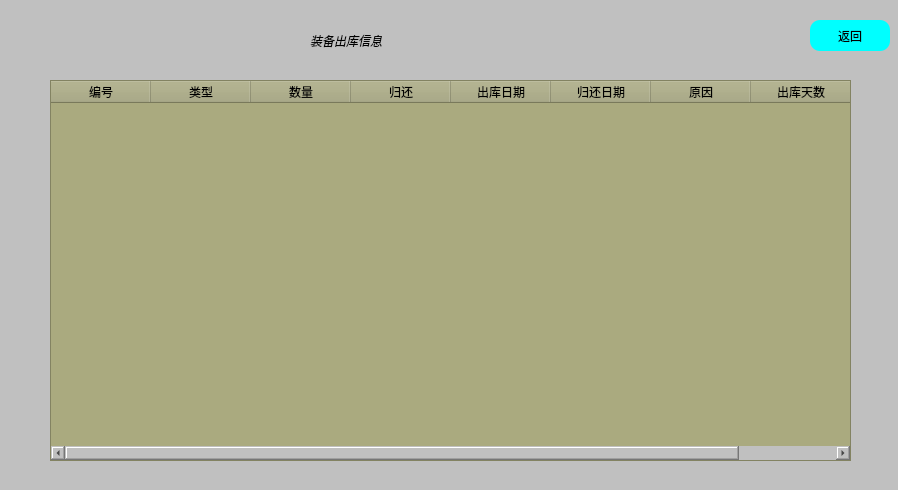
<?xml version="1.0" encoding="UTF-8"?>
<ui version="4.0">
 <class>equipmentoutboundInterface</class>
 <widget class="QDialog" name="equipmentoutboundInterface">
  <property name="geometry">
   <rect>
    <x>0</x>
    <y>0</y>
    <width>898</width>
    <height>490</height>
   </rect>
  </property>
  <property name="windowTitle">
   <string>Dialog</string>
  </property>
  <property name="styleSheet">
   <string notr="true">background-color: rgb(192, 192, 192);</string>
  </property>
  <widget class="QTableWidget" name="tableWidget">
   <property name="geometry">
    <rect>
     <x>50</x>
     <y>80</y>
     <width>801</width>
     <height>381</height>
    </rect>
   </property>
   <property name="styleSheet">
    <string notr="true">background-color: rgb(170, 170, 127);</string>
   </property>
   <column>
    <property name="text">
     <string>编号</string>
    </property>
   </column>
   <column>
    <property name="text">
     <string>类型</string>
    </property>
   </column>
   <column>
    <property name="text">
     <string>数量</string>
    </property>
   </column>
   <column>
    <property name="text">
     <string>归还</string>
    </property>
   </column>
   <column>
    <property name="text">
     <string>出库日期</string>
    </property>
   </column>
   <column>
    <property name="text">
     <string>归还日期</string>
    </property>
   </column>
   <column>
    <property name="text">
     <string>原因</string>
    </property>
   </column>
   <column>
    <property name="text">
     <string>出库天数</string>
    </property>
   </column>
  </widget>
  <widget class="QPushButton" name="return_clicked">
   <property name="geometry">
    <rect>
     <x>810</x>
     <y>20</y>
     <width>80</width>
     <height>31</height>
    </rect>
   </property>
   <property name="styleSheet">
    <string notr="true">background:#00FFFF;
	border-style:outset;
	border-radius:10px;</string>
   </property>
   <property name="text">
    <string>返回</string>
   </property>
  </widget>
  <widget class="QLabel" name="label">
   <property name="geometry">
    <rect>
     <x>310</x>
     <y>20</y>
     <width>221</width>
     <height>41</height>
    </rect>
   </property>
   <property name="styleSheet">
    <string notr="true">font: 700 16pt &quot;Microsoft YaHei UI&quot;;
background:rgba(85,170,225,0);
	font-style: italic bold;
	font size:14px;</string>
   </property>
   <property name="text">
    <string>装备出库信息</string>
   </property>
  </widget>
 </widget>
 <resources/>
 <connections/>
</ui>
